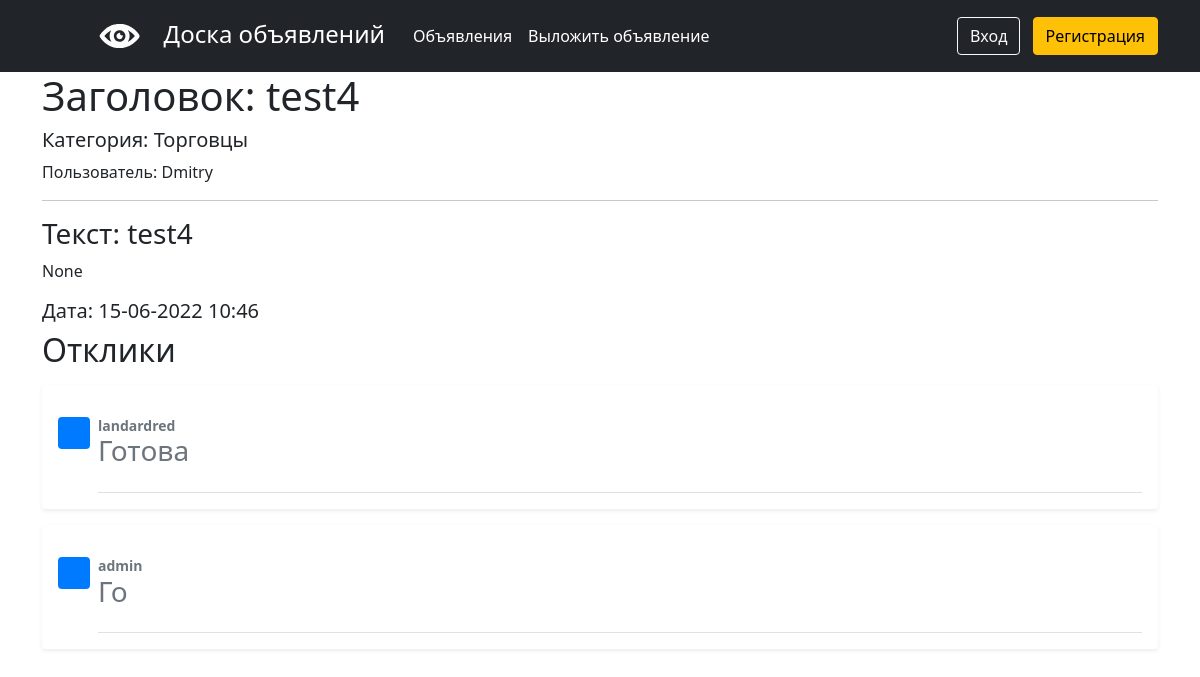
Page /4/ on the committed database.
### main/models.py (models this page shows, shortened)
class Advertisement(models.Model):
    header = models.CharField(max_length=255)
    text = models.TextField()
    video_link = models.TextField(null=True, blank=True)
    category = models.ForeignKey(Category, on_delete=models.CASCADE, verbose_name='Категория')
    time_create = models.DateTimeField(auto_now_add=True)
    user = models.ForeignKey(User, on_delete=models.CASCADE, related_name='advertisement_user')
    image = models.ImageField(upload_to='images/', null=True, blank=True)

class Category(models.Model):
    category = models.CharField(max_length=255, unique=True)
    def __str__(self):
        return f'{self.category}'

class Response(models.Model):
    post = models.ForeignKey(Advertisement, on_delete=models.CASCADE, related_name='response_advertisement')
    user = models.ForeignKey(User, on_delete=models.CASCADE)
    resp_text = models.CharField(max_length=255,  verbose_name='Текст')
    time_create = models.DateTimeField(auto_now_add=True)
    accepted = models.BooleanField(default=False, verbose_name='Принято')
    class Meta:
        unique_together = ('post', 'user')

### main/views.py (the view, shortened to what this page needs)
# urls.py: path('<int:pk>/', AdvDetailView.as_view(), name='adv_detail'),
class AdvDetailView(FormMixin, DetailView):
    model = Advertisement
    template_name = 'advertisement_detail.html'
    context_object_name = 'adv'
    form_class = RespForm
    queryset = Advertisement.objects.all()

### templates/advertisement_detail.html (shortened to what this page needs)
{% extends 'flatpages/default.html' %}
{% block content %}
<h1>Заголовок: {{ adv.header }}</h1>
<h5>Категория: {{ adv.category }}</h5>
<span>Пользователь: {{ adv.user }}</span>
<hr>
<h3>Текст: {{ adv.text}} </h3>
{{ adv.video_link|safe }}
<h5 style="text-align: left;">Дата: {{ adv.time_create|date:'d-m-Y H:i' }} </h5>
<h2 style="text-align: left;">Отклики</h2>
{% for resp in adv.response_advertisement.all %}
<div class="my-3 p-3 bg-body rounded shadow-sm">
    <div class="d-flex text-muted pt-3">
        <svg class="bd-placeholder-img flex-shrink-0 me-2 rounded" width="32" height="32"
             xmlns="http://www.w3.org/2000/svg" role="img" aria-label="Placeholder: 32x32"
             preserveAspectRatio="xMidYMid slice" focusable="false"><title>Placeholder</title>
            <text x="50%" y="50%" fill="#007bff" dy=".3em">32x32</text>
        </svg>
        <div class="pb-3 mb-0 small lh-sm border-bottom w-100">
            <div class="d-flex justify-content-between">
                <strong class="text-gray-dark">{{ resp.user }}</strong>
            </div>
            <span class="d-block"><h3 style="text-align: left;">{{ resp.resp_text }}</h3></span>
        </div>
    </div>
</div>
{% endfor %}
{% endblock content %}

### rows in the picture
Advertisement: header "test4", category "Торговцы", user "Dmitry", text "test4", video_link "None", time_create "15-06-2022 10:46"
Response: user "landardred", resp_text "Готова"
Response: user "admin", resp_text "Го"
